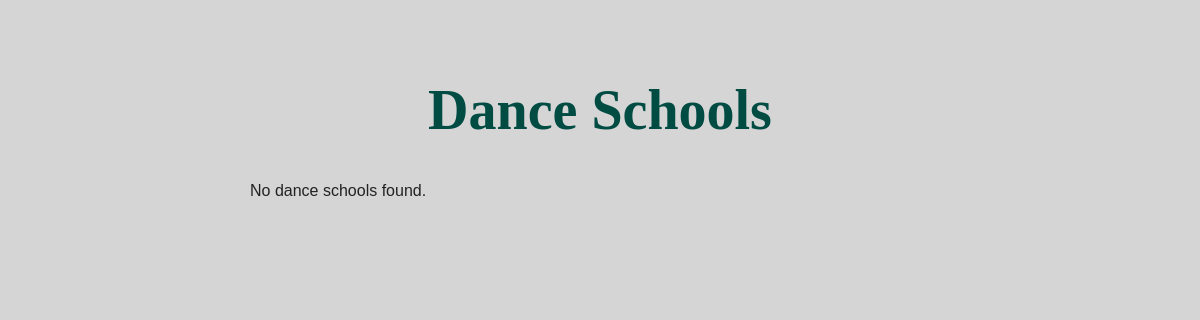
The page /schools/ on the database as committed earlier.
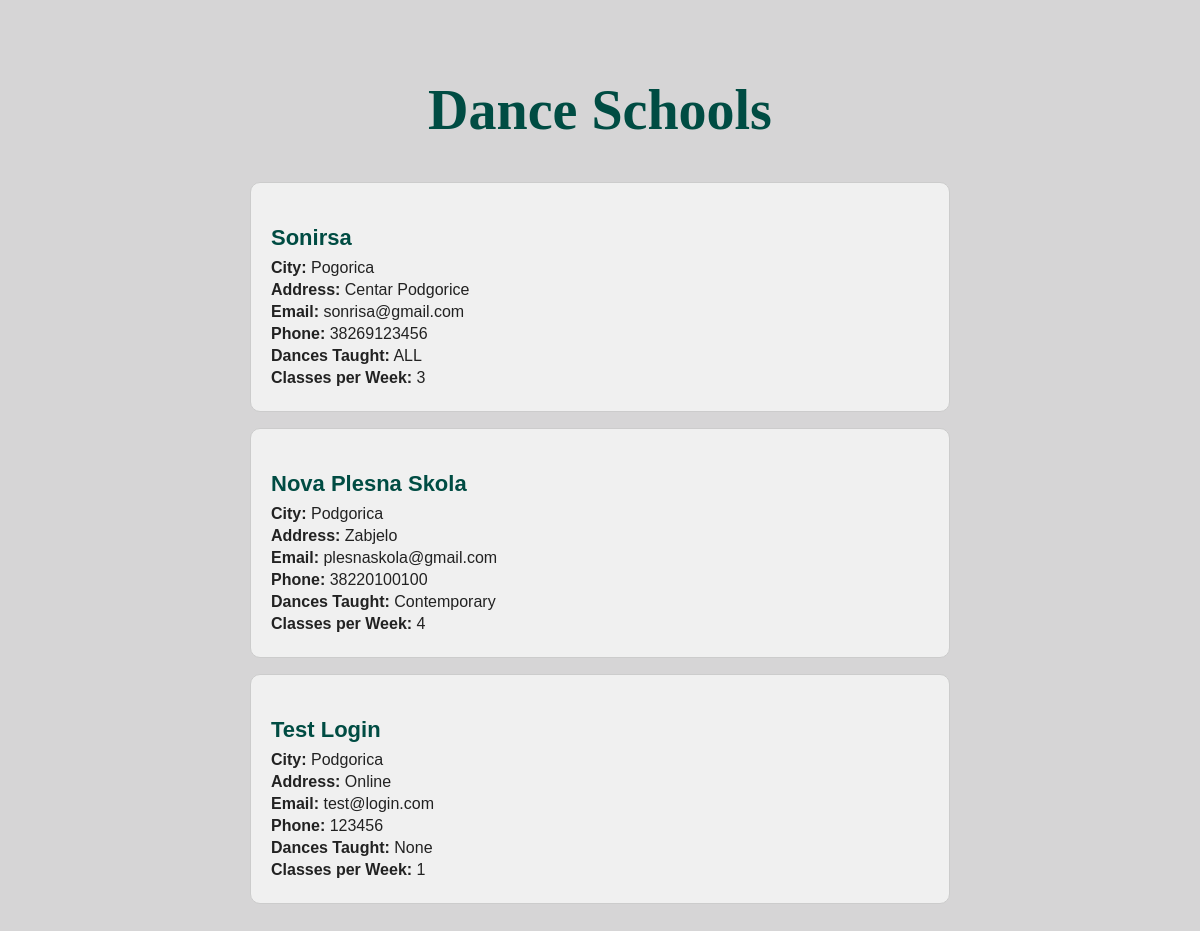
The same page on the database as committed later.
### dance_app/models.py (models this page shows, shortened)
class DanceSchool(models.Model):
    name = models.CharField(max_length=200)
    address = models.CharField(max_length=255)
    city = models.CharField(max_length=100)
    contact_email = models.EmailField(unique=True)
    phone_number = models.CharField(max_length=20)
    dances_taught = models.TextField(help_text="List of dances taught, separated by commas")
    classes_per_week = models.PositiveIntegerField()

### dance_app/views.py (the view)
# urls.py: path('schools/', views.school_list, name='school_list'),
def school_list(request):
    schools = DanceSchool.objects.all()
    return render(request, 'dance_app/school_list.html', {'schools': schools})

### dance_app/templates/dance_app/school_list.html (shortened to what this page needs)
<!DOCTYPE html>
<html lang="en">
<head>
</head>
<body>
  <h1>Dance Schools</h1>
  <div class="school-list">
    {% for school in schools %}
      <div class="school">
        <h3>{{ school.name }}</h3>
        <p><strong>City:</strong> {{ school.city }}</p>
        <p><strong>Address:</strong> {{ school.address }}</p>
        <p><strong>Email:</strong> {{ school.contact_email }}</p>
        <p><strong>Phone:</strong> {{ school.phone_number }}</p>
        <p><strong>Dances Taught:</strong> {{ school.dances_taught }}</p>
        <p><strong>Classes per Week:</strong> {{ school.classes_per_week }}</p>
      </div>
    {% empty %}
      <p>No dance schools found.</p>
    {% endfor %}
  </div>
</body>
</html>

### dance_app/templates/dance_app/school_list.html (style rules this page uses)
body { font-family: "Poppins", sans-serif; background-color: #d6d5d6; color: #222; text-align: center; margin: 0; padding: 40px 20px; }
h1 { font-family: "Great Vibes", cursive; font-size: 56px; color: #004c43; margin-bottom: 40px; }
.school-list { max-width: 700px; margin: 0 auto; text-align: left; }
.school { background-color: #f0f0f0; border-radius: 10px; padding: 20px; margin-bottom: 16px; border: 1px solid #ccc; box-shadow: none; }
.school h3 { color: #004c43; margin-bottom: 8px; font-size: 22px; }
.school p { margin: 4px 0; font-size: 16px; }

Rows that differ between the two databases and show on the page:
added DanceSchool: name "Sonirsa", city "Pogorica", address "Centar Podgorice", contact_email "sonrisa@gmail.com", phone_number "38269123456", dances_taught "ALL", classes_per_week "3"
added DanceSchool: name "Nova Plesna Skola", city "Podgorica", address "Zabjelo", contact_email "plesnaskola@gmail.com", phone_number "38220100100", dances_taught "Contemporary", classes_per_week "4"
added DanceSchool: name "Test Login", city "Podgorica", address "Online", contact_email "test@login.com", phone_number "123456", dances_taught "None", classes_per_week "1"
Other text that changed with them:
text no longer shown: "No dance schools found."
